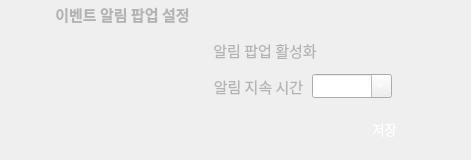
                         <widget class="QWidget" name="widget_14" native="true">
                          <property name="maximumSize">
                           <size>
                            <width>16777215</width>
                            <height>309</height>
                           </size>
                          </property>
                          <layout class="QVBoxLayout" name="verticalLayout_62">
                           <property name="spacing">
                            <number>8</number>
                           </property>
                           <property name="topMargin">
                            <number>0</number>
                           </property>
                           <item>
                            <layout class="QHBoxLayout" name="horizontalLayout_62">
                             <item>
                              <spacer name="horizontalSpacer_56">
                               <property name="orientation">
                                <enum>Qt::Orientation::Horizontal</enum>
                               </property>
                               <property name="sizeType">
                                <enum>QSizePolicy::Policy::Fixed</enum>
                               </property>
                               <property name="sizeHint" stdset="0">
                                <size>
                                 <width>13</width>
                                 <height>20</height>
                                </size>
                               </property>
                              </spacer>
                             </item>
                             <item>
                              <widget class="QLabel" name="setting_event_pop_up_label">
                               <property name="minimumSize">
                                <size>
                                 <width>197</width>
                                 <height>28</height>
                                </size>
                               </property>
                               <property name="maximumSize">
                                <size>
                                 <width>9999</width>
                                 <height>28</height>
                                </size>
                               </property>
                               <property name="font">
                                <font>
                                 <family>Sans</family>
                                 <pointsize>11</pointsize>
                                 <bold>true</bold>
                                </font>
                               </property>
                               <property name="styleSheet">
                                <string notr="true">color: rgb(179,179,179);
background-color: rgba(255, 255, 255, 0);</string>
                               </property>
                               <property name="text">
                                <string>이벤트 알림 팝업 설정</string>
                               </property>
                               <property name="alignment">
                                <set>Qt::AlignmentFlag::AlignCenter</set>
                               </property>
                              </widget>
                             </item>
                             <item>
                              <spacer name="horizontalSpacer_50">
                               <property name="orientation">
                                <enum>Qt::Orientation::Horizontal</enum>
                               </property>
                               <property name="sizeHint" stdset="0">
                                <size>
                                 <width>40</width>
                                 <height>20</height>
                                </size>
                               </property>
                              </spacer>
                             </item>
                            </layout>
                           </item>
                           <item>
                            <layout class="QHBoxLayout" name="horizontalLayout_100">
                             <item>
                              <spacer name="horizontalSpacer_58">
                               <property name="orientation">
                                <enum>Qt::Orientation::Horizontal</enum>
                               </property>
                               <property name="sizeType">
                                <enum>QSizePolicy::Policy::Fixed</enum>
                               </property>
                               <property name="sizeHint" stdset="0">
                                <size>
                                 <width>202</width>
                                 <height>20</height>
                                </size>
                               </property>
                              </spacer>
                             </item>
                             <item>
                              <widget class="QLabel" name="setting_event_pop_up_active_label">
                               <property name="minimumSize">
                                <size>
                                 <width>91</width>
                                 <height>28</height>
                                </size>
                               </property>
                               <property name="maximumSize">
                                <size>
                                 <width>140</width>
                                 <height>28</height>
                                </size>
                               </property>
                               <property name="font">
                                <font>
                                 <family>Sans</family>
                                 <pointsize>11</pointsize>
                                </font>
                               </property>
                               <property name="styleSheet">
                                <string notr="true">color: rgb(179,179,179);
background-color: rgba(255, 255, 255, 0);</string>
                               </property>
                               <property name="text">
                                <string>알림 팝업 활성화</string>
                               </property>
                               <property name="alignment">
                                <set>Qt::AlignmentFlag::AlignCenter</set>
                               </property>
                              </widget>
                             </item>
                             <item>
                              <widget class="QPushButton" name="setting_event_pop_up_active_bnt">
                               <property name="minimumSize">
                                <size>
                                 <width>61</width>
                                 <height>25</height>
                                </size>
                               </property>
                               <property name="maximumSize">
                                <size>
                                 <width>61</width>
                                 <height>25</height>
                                </size>
                               </property>
                               <property name="styleSheet">
                                <string notr="true">QPushButton {
    background-color: transparent;
    border: none;
    padding: 0px; /* 패딩도 0으로 설정 */
    outline: none;
}

/* hover, pressed 상태에도 아무 효과 없음 */
QPushButton:hover {
    background-color: transparent;
    border: none;
}

QPushButton:pressed {
    background-color: transparent;
    border: none;
}</string>
                               </property>
                               <property name="text">
                                <string/>
                               </property>
                               <property name="icon">
                                <iconset resource="../resourece.qrc">
                                 <normaloff>:/ui/ui/images/icon-switch-off.png</normaloff>
                                 <normalon>:/ui/ui/images/icon-switch-on.png</normalon>
                                 <selectedoff>:/ui/ui/images/icon-switch-off.png</selectedoff>
                                 <selectedon>:/ui/ui/images/icon-switch-on.png</selectedon>:/ui/ui/images/icon-switch-off.png</iconset>
                               </property>
                               <property name="iconSize">
                                <size>
                                 <width>55</width>
                                 <height>103</height>
                                </size>
                               </property>
                               <property name="checkable">
                                <bool>true</bool>
                               </property>
                              </widget>
                             </item>
                             <item>
                              <spacer name="horizontalSpacer_59">
                               <property name="orientation">
                                <enum>Qt::Orientation::Horizontal</enum>
                               </property>
                               <property name="sizeHint" stdset="0">
                                <size>
                                 <width>40</width>
                                 <height>20</height>
                                </size>
                               </property>
                              </spacer>
                             </item>
                            </layout>
                           </item>
                           <item>
                            <layout class="QHBoxLayout" name="horizontalLayout_101">
                             <item>
                              <spacer name="horizontalSpacer_139">
                               <property name="orientation">
                                <enum>Qt::Orientation::Horizontal</enum>
                               </property>
                               <property name="sizeType">
                                <enum>QSizePolicy::Policy::Fixed</enum>
                               </property>
                               <property name="sizeHint" stdset="0">
                                <size>
                                 <width>202</width>
                                 <height>20</height>
                                </size>
                               </property>
                              </spacer>
                             </item>
                             <item>
                              <widget class="QLabel" name="setting_event_pop_up_duration_bnt">
                               <property name="minimumSize">
                                <size>
                                 <width>91</width>
                                 <height>28</height>
                                </size>
                               </property>
                               <property name="maximumSize">
                                <size>
                                 <width>120</width>
                                 <height>28</height>
                                </size>
                               </property>
                               <property name="font">
                                <font>
                                 <family>Sans</family>
                                 <pointsize>11</pointsize>
                                </font>
                               </property>
                               <property name="styleSheet">
                                <string notr="true">color: rgb(179,179,179);
background-color: rgba(255, 255, 255, 0);</string>
                               </property>
                               <property name="text">
                                <string>알림 지속 시간</string>
                               </property>
                               <property name="alignment">
                                <set>Qt::AlignmentFlag::AlignCenter</set>
                               </property>
                              </widget>
                             </item>
                             <item>
                              <widget class="QComboBox" name="setting_event_pop_up_duration_box">
                               <property name="sizePolicy">
                                <sizepolicy hsizetype="Fixed" vsizetype="Fixed">
                                 <horstretch>0</horstretch>
                                 <verstretch>0</verstretch>
                                </sizepolicy>
                               </property>
                               <property name="minimumSize">
                                <size>
                                 <width>80</width>
                                 <height>24</height>
                                </size>
                               </property>
                               <property name="maximumSize">
                                <size>
                                 <width>68</width>
                                 <height>24</height>
                                </size>
                               </property>
                               <property name="font">
                                <font>
                                 <family>Sans</family>
                                 <pointsize>10</pointsize>
                                 <bold>false</bold>
                                </font>
                               </property>
                               <property name="styleSheet">
                                <string notr="true">color: rgb(255, 255, 255);
selection-background-color: rgb(13, 16, 23);

</string>
                               </property>
                               <property name="editable">
                                <bool>true</bool>
                               </property>
                               <property name="minimumContentsLength">
                                <number>0</number>
                               </property>
                               <item>
                                <property name="text">
                                 <string>3초</string>
                                </property>
                               </item>
                               <item>
                                <property name="text">
                                 <string>5초</string>
                                </property>
                               </item>
                               <item>
                                <property name="text">
                                 <string>10초</string>
                                </property>
                               </item>
                               <item>
                                <property name="text">
                                 <string>60초</string>
                                </property>
                               </item>
                               <item>
                                <property name="text">
                                 <string>없음</string>
                                </property>
                               </item>
                              </widget>
                             </item>
                             <item>
                              <spacer name="horizontalSpacer_140">
                               <property name="orientation">
                                <enum>Qt::Orientation::Horizontal</enum>
                               </property>
                               <property name="sizeHint" stdset="0">
                                <size>
                                 <width>40</width>
                                 <height>20</height>
                                </size>
                               </property>
                              </spacer>
                             </item>
                            </layout>
                           </item>
                           <item>
                            <layout class="QHBoxLayout" name="horizontalLayout_102">
                             <item>
                              <spacer name="horizontalSpacer_141">
                               <property name="orientation">
                                <enum>Qt::Orientation::Horizontal</enum>
                               </property>
                               <property name="sizeType">
                                <enum>QSizePolicy::Policy::Fixed</enum>
                               </property>
                               <property name="sizeHint" stdset="0">
                                <size>
                                 <width>338</width>
                                 <height>20</height>
                                </size>
                               </property>
                              </spacer>
                             </item>
                             <item>
                              <widget class="QPushButton" name="setting_event_pop_up_save_bnt">
                               <property name="sizePolicy">
                                <sizepolicy hsizetype="Expanding" vsizetype="Expanding">
                                 <horstretch>0</horstretch>
                                 <verstretch>0</verstretch>
                                </sizepolicy>
                               </property>
                               <property name="minimumSize">
                                <size>
                                 <width>71</width>
                                 <height>41</height>
                                </size>
                               </property>
                               <property name="maximumSize">
                                <size>
                                 <width>71</width>
                                 <height>41</height>
                                </size>
                               </property>
                               <property name="font">
                                <font>
                                 <family>Sans</family>
                                 <pointsize>10</pointsize>
                                </font>
                               </property>
                               <property name="cursor">
                                <cursorShape>PointingHandCursor</cursorShape>
                               </property>
                               <property name="styleSheet">
                                <string notr="true">background-color: qlineargradient(
    spread:pad,
    x1:0, y1:0, x2:0, y2:1,
    stop:0.0 rgba(112, 210, 112, 255),
    stop:0.3 rgba(0, 196, 0, 255)
);
color: rgb(255, 255, 255);
border-radius: 19px;

</string>
                               </property>
                               <property name="text">
                                <string>저장</string>
                               </property>
                              </widget>
                             </item>
                             <item>
                              <spacer name="horizontalSpacer_142">
                               <property name="orientation">
                                <enum>Qt::Orientation::Horizontal</enum>
                               </property>
                               <property name="sizeType">
                                <enum>QSizePolicy::Policy::Expanding</enum>
                               </property>
                               <property name="sizeHint" stdset="0">
                                <size>
                                 <width>40</width>
                                 <height>20</height>
                                </size>
                               </property>
                              </spacer>
                             </item>
                            </layout>
                           </item>
                          </layout>
                         </widget>
